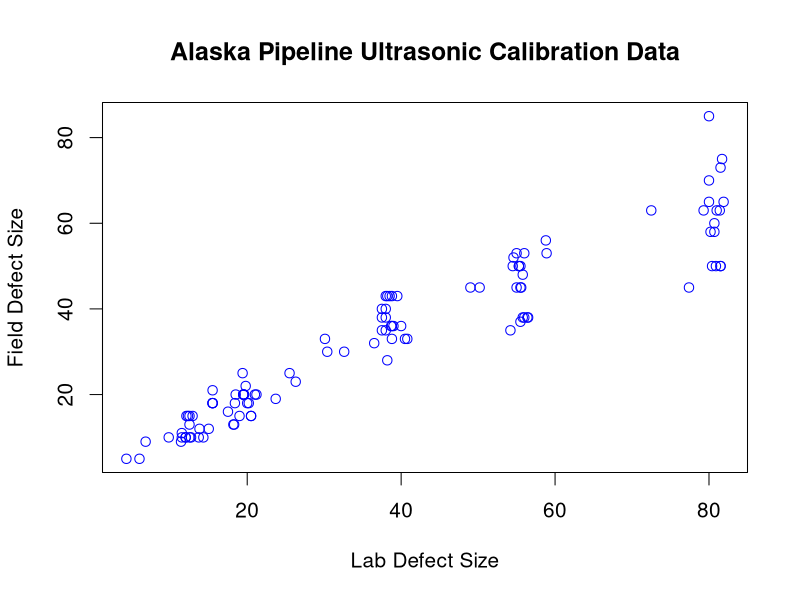
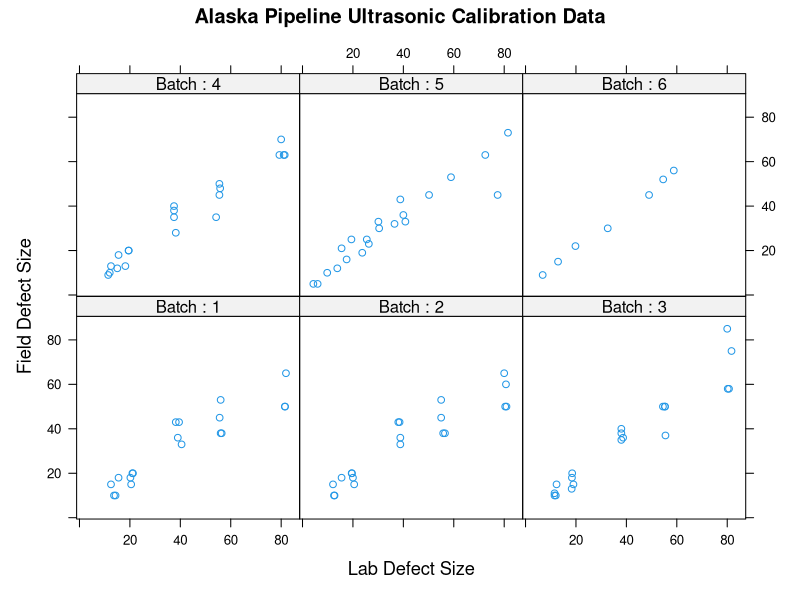
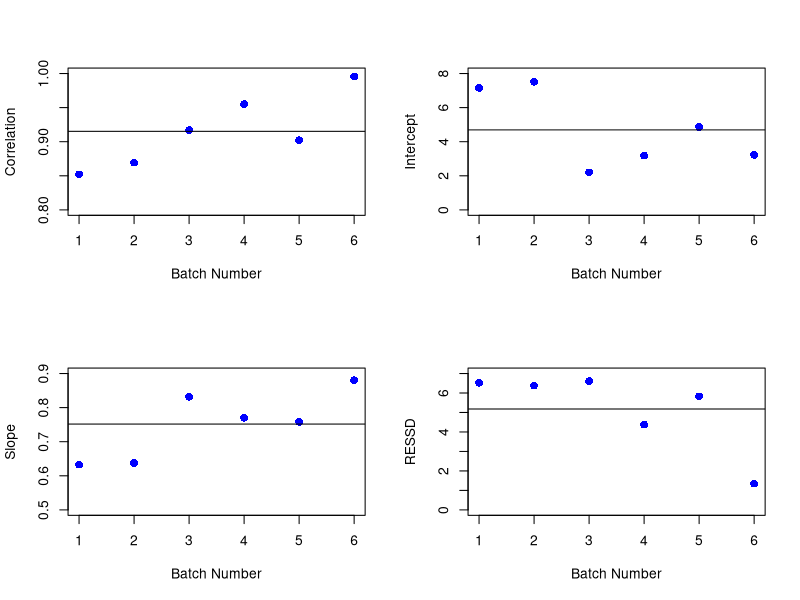

These charts were generated, in order, by the following R code:
######################################################################
##
## regression-4.6.2.2.R
##
## AUTHOR:       Jolene Splett
## MODIFICATION: 2007 Apr 17
## HANDBOOK:     4.6.2.2. Check for Batch Effect   
## http://www.itl.nist.gov/div898/handbook/pmd/section6/pmd622.htm

######################################################################
##
## LEFT SIDE BAR:  Plot of Raw Data

## As with any regression problem, it is always a good idea to plot 
## the raw data first. The following is a scatter plot of the raw data.

## Create vector with dependent variable, field defect size
fdef = c(18,38,15,20,18,36,20,43,45,65,43,38,33,10,50,10,50,15,53,60,18,
         38,15,20,18,36,20,43,45,65,43,38,33,10,50,10,50,15,53,15,37,15,
         18,11,35,20,40,50,36,50,38,10,75,10,85,13,50,58,58,48,12,63,10,
         63,13,28,35,63,13,45,9,20,18,35,20,38,50,70,40,21,19,10,33,16,5,
         32,23,30,45,33,25,12,53,36,5,63,43,25,73,45,52,9,30,22,56,15,45)

## Create vector with independent variable, lab defect size
ldef = c(20.2,56.0,12.5,21.2,15.5,39.0,21.0,38.2,55.6,81.9,39.5,56.4,40.5,
         14.3,81.5,13.7,81.5,20.5,56.0,80.7,20.0,56.5,12.1,19.6,15.5,38.8,
         19.5,38.0,55.0,80.0,38.5,55.8,38.8,12.5,80.4,12.7,80.9,20.5,55.0,
         19.0,55.5,12.3,18.4,11.5,38.0,18.5,38.0,55.3,38.7,54.5,38.0,12.0,
         81.7,11.5,80.0,18.3,55.3,80.2,80.7,55.8,15.0,81.0,12.0,81.4,12.5,
         38.2,54.2,79.3,18.2,55.5,11.4,19.5,15.5,37.5,19.5,37.5,55.5,80.0,
         37.5,15.5,23.7,9.8,40.8,17.5,4.3,36.5,26.3,30.4,50.2,30.1,25.5,
         13.8,58.9,40.0,6.0,72.5,38.8,19.4,81.5,77.4,54.6,6.8,32.6,19.8,
         58.8,12.9,49.0)

## Create vector with batch indicator
bat = c(1,1,1,1,1,1,1,1,1,1,1,1,1,1,1,1,1,1,1,2,2,2,2,2,2,2,2,2,2,2,2,2,2,
        2,2,2,2,2,2,3,3,3,3,3,3,3,3,3,3,3,3,3,3,3,3,3,3,3,3,4,4,4,4,4,4,4,
        4,4,4,4,4,4,4,4,4,4,4,4,4,5,5,5,5,5,5,5,5,5,5,5,5,5,5,5,5,5,5,5,5,
        5,6,6,6,6,6,6,6)

## Save data in a data frame and determine number of observations
Batch <- as.factor(bat)
df <- data.frame(fdef,ldef,Batch)
len <- length(Batch)

##  Plot the data
par(ask=T,cex=1.25)
xax = "Lab Defect Size"
yax = "Field Defect Size"
title = "Alaska Pipeline Ultrasonic Calibration Data"
plot(ldef,fdef,xlab=xax,ylab=yax,main=title,col="blue")

## This scatter plot shows that a straight line fit is a good 
## initial candidate model for these data.

######################################################################
##
## LEFT SIDE BAR:  Plot by Batch

## These data were collected in six distinct batches. The first step 
## in the analysis is to determine if there is a batch effect.

## In this case, the scientist was not inherently interested in the 
## batch. That is, batch is a nuisance factor and, if reasonable, we 
## would like to analyze the data as if it came from a single batch. 
## However, we need to know that this is, in fact, a reasonable 
## assumption to make. 

######################################################################
##
## LEFT SIDE BAR:  Conditional Plot

## We first generate a <conditional plot 1.3.3.26.12.> where we 
## condition on the batch.

## Generate conditional plot
library("lattice")
par(ask=T)
trellis.device(new = TRUE, col = FALSE)
FIG = xyplot(fdef ~ ldef | Batch, data=df,
      main = title,
      layout=c(3,2),
      col=4,
      xlab=list(xax,cex=1.1),
      ylab=list(yax,cex=1.1),
      strip=function(...)
      strip.default(...,strip.names=c(T,T)))
plot(FIG)

## This conditional plot shows a scatter plot for each of the six 
## batches on a single page. Each of these plots shows a similar pattern.

######################################################################
##
## LEFT SIDE BAR:  Linear Correlation and Related Plots

## We can follow up the conditional plot with a <linear correlation 
## plot 1.3.3.16>, a <linear intercept plot 1.3.3.17>, a <linear slope 
## plot 1.3.3.18>, and a <linear residual standard deviation plot 1.3.3.19>. 
## These four plots show the correlation, the intercept and slope from a 
## linear fit, and the residual standard deviation for linear fits applied 
## to each batch.  These plots show how a linear fit performs across the 
## six batches.

##  Batch analysis
x = ldef
y = fdef
xydf = data.frame(x,y,Batch)
out = by(xydf,xydf$Batch,function(x) lm(y~x,data=x))
lapply(out,summary)

##> $"1"

##> Call:
##> lm(formula = y ~ x, data = x)

##> Residuals:
##>     Min      1Q  Median      3Q     Max 
##> -8.7219 -4.9844 -0.4439  3.4162 11.6738 

##> Coefficients:
##>             Estimate Std. Error t value Pr(>|t|)    
##> (Intercept)  7.15730    2.97737   2.404   0.0279 *  
##> x            0.63269    0.06392   9.898 1.80e-08 ***
##> ---
##> Signif. codes:  0 '***' 0.001 '**' 0.01 '*' 0.05 '.' 0.1 ' ' 1 

##> Residual standard error: 6.526 on 17 degrees of freedom
##> Multiple R-Squared: 0.8521,     Adjusted R-squared: 0.8434 
##> F-statistic: 97.98 on 1 and 17 DF,  p-value: 1.798e-08 


##> $"2"

##> Call:
##> lm(formula = y ~ x, data = x)

##> Residuals:
##>      Min       1Q   Median       3Q      Max 
##> -9.09547 -5.49791  0.02057  2.75029 11.25706 

##> Coefficients:
##>             Estimate Std. Error t value Pr(>|t|)    
##> (Intercept)  7.51458    2.81007   2.674   0.0155 *  
##> x            0.63759    0.05828  10.941  2.2e-09 ***
##> ---
##> Signif. codes:  0 '***' 0.001 '**' 0.01 '*' 0.05 '.' 0.1 ' ' 1 

##> Residual standard error: 6.382 on 18 degrees of freedom
##> Multiple R-Squared: 0.8693,     Adjusted R-squared: 0.862 
##> F-statistic: 119.7 on 1 and 18 DF,  p-value: 2.200e-09 


##> $"3"

##> Call:
##> lm(formula = y ~ x, data = x)

##> Residuals:
##>     Min      1Q  Median      3Q     Max 
##> -11.370  -2.390   1.396   2.488  16.250 

##> Coefficients:
##>             Estimate Std. Error t value Pr(>|t|)    
##> (Intercept)  2.20247    2.82865   0.779    0.446    
##> x            0.83185    0.05901  14.096 3.63e-11 ***
##> ---
##> Signif. codes:  0 '***' 0.001 '**' 0.01 '*' 0.05 '.' 0.1 ' ' 1 

##> Residual standard error: 6.61 on 18 degrees of freedom
##> Multiple R-Squared: 0.9169,     Adjusted R-squared: 0.9123 
##> F-statistic: 198.7 on 1 and 18 DF,  p-value: 3.629e-11 


##> $"4"

##> Call:
##> lm(formula = y ~ x, data = x)

##> Residuals:
##>    Min     1Q Median     3Q    Max 
##> -9.932 -2.775 -0.374  2.889  7.930 

##> Coefficients:
##>             Estimate Std. Error t value Pr(>|t|)    
##> (Intercept)  3.18655    1.88338   1.692    0.108    
##> x            0.77022    0.03938  19.560 1.41e-13 ***
##> ---
##> Signif. codes:  0 '***' 0.001 '**' 0.01 '*' 0.05 '.' 0.1 ' ' 1 

##> Residual standard error: 4.381 on 18 degrees of freedom
##> Multiple R-Squared: 0.9551,     Adjusted R-squared: 0.9526 
##> F-statistic: 382.6 on 1 and 18 DF,  p-value: 1.414e-13 


##> $"5"

##> Call:
##> lm(formula = y ~ x, data = x)

##> Residuals:
##>      Min       1Q   Median       3Q      Max 
##> -18.5261  -2.7865   0.8096   3.4953   8.7293 

##> Coefficients:
##>             Estimate Std. Error t value Pr(>|t|)    
##> (Intercept)  4.86365    2.33614   2.082   0.0511 .  
##> x            0.75791    0.05724  13.241 4.83e-11 ***
##> ---
##> Signif. codes:  0 '***' 0.001 '**' 0.01 '*' 0.05 '.' 0.1 ' ' 1 

##> Residual standard error: 5.829 on 19 degrees of freedom
##> Multiple R-Squared: 0.9022,     Adjusted R-squared: 0.8971 
##> F-statistic: 175.3 on 1 and 19 DF,  p-value: 4.834e-11 


##> $"6"

##> Call:
##> lm(formula = y ~ x, data = x)

##> Residuals:
##>     101     102     103     104     105     106     107 
##>  0.7125 -0.2117 -1.9221  1.3451  1.0155  0.4188 -1.3581 

##> Coefficients:
##>             Estimate Std. Error t value Pr(>|t|)    
##> (Intercept)  3.22600    1.01547   3.177   0.0246 *  
##> x            0.88025    0.02621  33.584  4.4e-07 ***
##> ---
##> Signif. codes:  0 '***' 0.001 '**' 0.01 '*' 0.05 '.' 0.1 ' ' 1 

##> Residual standard error: 1.35 on 5 degrees of freedom
##> Multiple R-Squared: 0.9956,     Adjusted R-squared: 0.9947 
##> F-statistic:  1128 on 1 and 5 DF,  p-value: 4.401e-07 


## Save batch regression results 
outs = sapply(out,summary)
outc = sapply(out,coef)
fitse = t(outs[6,])
fitse = c(fitse[[1]],fitse[[2]],fitse[[3]],fitse[[4]],fitse[[5]],fitse[[6]])
r2 = t(outs[8,])
r2 = c(r2[[1]],r2[[2]],r2[[3]],r2[[4]],r2[[5]],r2[[6]])
b0 = t(outc[1,])
b1 = t(outc[2,])

##  Batch plots
par(mfrow=c(2,2),ask=T)
id = c(1:length(b0))
xax2 = "Batch Number"
plot(id,r2,xlab=xax2,ylab="Correlation",ylim=c(.8,1),
     col="blue",pch=16,cex=1.25)
abline(h=mean(r2))
plot(id,b0[1,],xlab=xax2,ylab="Intercept",ylim=c(0,8),
     col="blue",pch=16,cex=1.25)
abline(h=mean(b0))
plot(id,b1[1,],xlab=xax2,ylab="Slope",ylim=c(.5,.9),
     col="blue",pch=16,cex=1.25)
abline(h=mean(b1))
plot(id,fitse,xlab=xax2,ylab="RESSD",ylim=c(0,7),
     col="blue",pch=16,cex=1.25)
abline(h=mean(fitse))

## We can follow up the conditional plot with a linear correlation 
## plot, a linear intercept plot, a linear slope plot, and a linear 
## residual standard deviation plot. These four plots show the 
## correlation, the intercept and slope from a linear fit, and the 
## residual standard deviation for linear fits applied to each batch. 
## These plots show how a linear fit performs across the six batches.

######################################################################
##
## LEFT SIDE BAR:  Treat BATCH as Homogeneous

## These summary plots, in conjunction with the conditional plot 
## above, show that treating the data as a single batch is a 
## reasonable assumption to make. None of the batches behaves 
## badly compared to the others and none of the batches requires 
## a significantly different fit from the others.

## These two plots provide a good pair. The plot of the fit 
## statistics allows quick and convenient comparisons of the overall 
## fits. However, the conditional plot can reveal details that may 
## be hidden in the summary plots. For example, we can more readily 
## determine the existence of clusters of points and outliers, 
## curvature in the data, and other similar features.

## Based on these plots we will ignore the BATCH variable for the 
## remaining analysis. 

######################################################################
## ================================================================ ##
######################################################################
